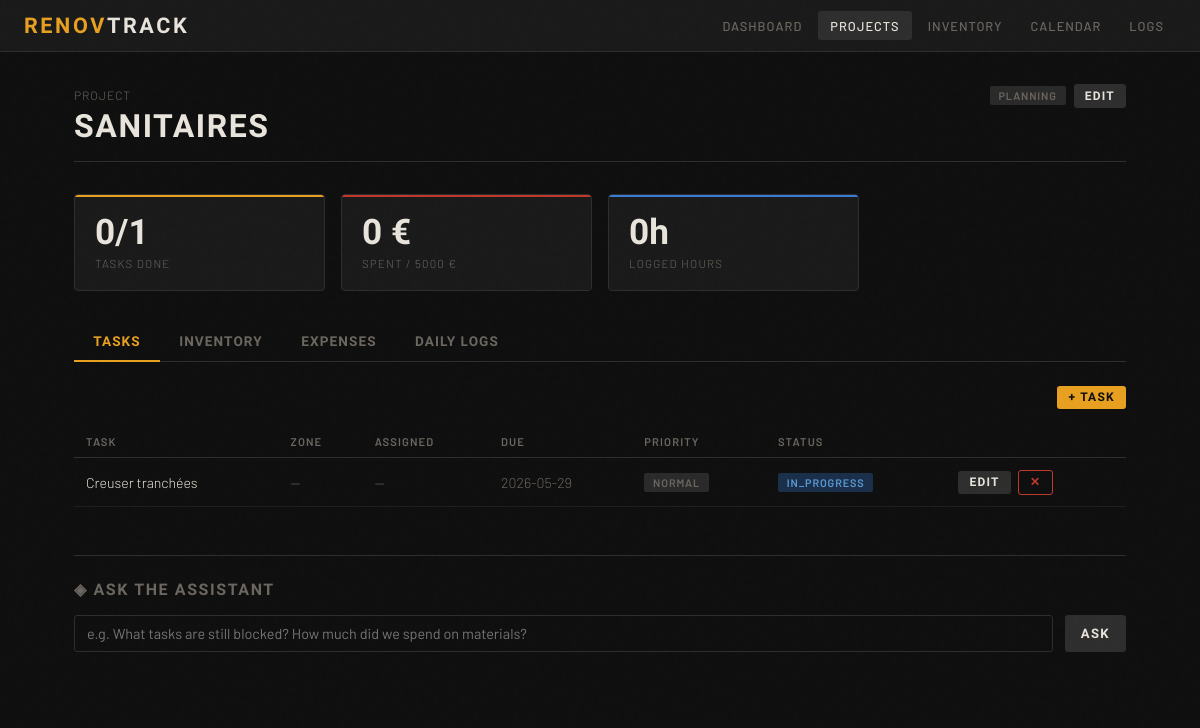
The page /projects/1 on the database as committed earlier.
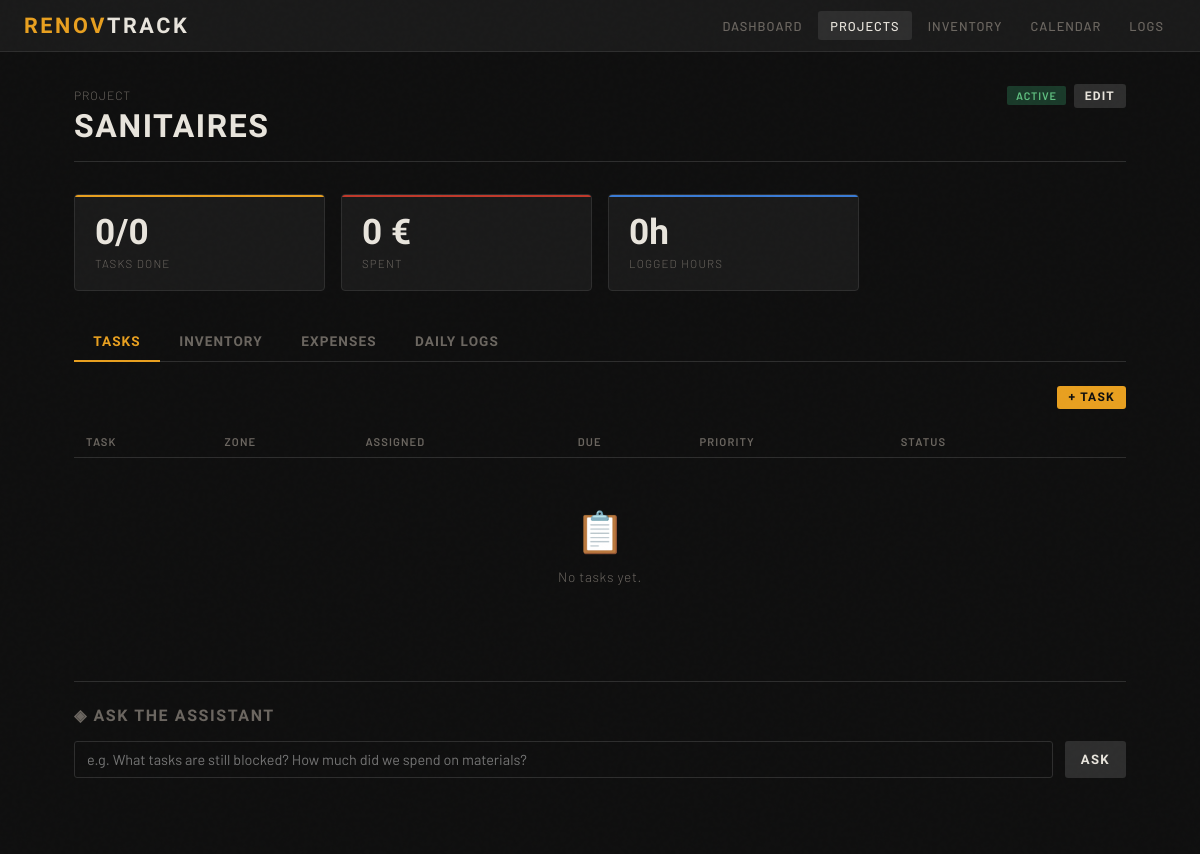
The same page on the database as committed later.
### app/models/models.py (models this page shows)
class ProjectBase(SQLModel):
    name: str
    description: Optional[str] = None
    status: str = "planning"  # planning | active | on_hold | done
    budget_total: float = 0.0
    start_date: Optional[date] = None
    estimated_end_date: Optional[date] = None

class Project(ProjectBase, table=True):
    id: Optional[int] = Field(default=None, primary_key=True)
    building_id: int = Field(foreign_key="building.id")
    created_at: datetime = Field(default_factory=datetime.utcnow)
    building: Optional[Building] = Relationship(back_populates="projects")
    zones: List["Zone"] = Relationship(back_populates="project")
    tasks: List["Task"] = Relationship(back_populates="project")
    inventory_items: List["InventoryItem"] = Relationship(back_populates="project")
    expenses: List["Expense"] = Relationship(back_populates="project")
    daily_logs: List["DailyLog"] = Relationship(back_populates="project")

class TaskBase(SQLModel):
    title: str
    description: Optional[str] = None
    status: str = "todo"  # todo | in_progress | blocked | done
    priority: str = "normal"  # low | normal | high | urgent
    assigned_to: Optional[str] = None
    due_date: Optional[date] = None

class Task(TaskBase, table=True):
    id: Optional[int] = Field(default=None, primary_key=True)
    project_id: int = Field(foreign_key="project.id")
    zone_id: Optional[int] = Field(default=None, foreign_key="zone.id")
    parent_task_id: Optional[int] = Field(default=None, foreign_key="task.id")
    created_at: datetime = Field(default_factory=datetime.utcnow)
    project: Optional[Project] = Relationship(back_populates="tasks")
    zone: Optional[Zone] = Relationship(back_populates="tasks")
    daily_logs: List["DailyLog"] = Relationship(
        back_populates="tasks_completed", link_model=DailyLogTaskLink
    )
    inventory_items: List["InventoryItem"] = Relationship(back_populates="linked_task")

### app/routers/pages.py (the view)
@router.get("/projects/{project_id}")
async def project_detail(
    project_id: int, request: Request, session: AsyncSession = Depends(get_session)
):
    project = await session.get(Project, project_id)
    if not project:
        return RedirectResponse("/")
    tasks_r = await session.execute(select(Task).where(Task.project_id == project_id))
    tasks = tasks_r.scalars().all()
    inv_r = await session.execute(
        select(InventoryItem).where(InventoryItem.project_id == project_id)
    )
    inventory = inv_r.scalars().all()
    exp_r = await session.execute(
        select(Expense)
        .where(Expense.project_id == project_id)
        .order_by(Expense.date.desc())
    )
    expenses = exp_r.scalars().all()
    logs_r = await session.execute(
        select(DailyLog)
        .where(DailyLog.project_id == project_id)
        .order_by(DailyLog.date.desc())
    )
    logs = logs_r.scalars().all()
    task_counts = {}
    for t in tasks:
        task_counts[t.status] = task_counts.get(t.status, 0) + 1
    total_spent = sum(e.amount for e in expenses)
    total_hours = sum(l.time_spent_hours for l in logs)
    return templates.TemplateResponse(
        "project_detail.html",
        {
            "request": request,
            "project": project,
            "tasks": tasks,
            "inventory": inventory,
            "expenses": expenses,
            "logs": logs,
            "task_counts": task_counts,
            "task_total": len(tasks),
            "total_spent": total_spent,
            "total_hours": total_hours,
        },
    )

### app/templates/project_detail.html (shortened to what the changed rows need)
{% extends "base.html" %} {% block title %}{{ project.name }} — RenovTrack{% endblock %} {% block
content %}
<div class="page-header">
    <div>
        <div
            style="
                font-size: 0.75rem;
                color: var(--muted);
                letter-spacing: 0.08em;
                text-transform: uppercase;
                margin-bottom: 0.3rem;
            "
        >
            Project
        </div>
        <h1>{{ project.name }}</h1>
    </div>
    <div style="display: flex; gap: 0.5rem; align-items: center">
        <span class="badge badge-{{ project.status }}">{{ project.status }}</span>
        <button
            class="btn btn-secondary btn-sm"
            hx-get="/projects/{{ project.id }}/edit"
            hx-target="#modal-container"
            hx-swap="innerHTML"
        >
            Edit
        </button>
    </div>
</div>
<div class="grid-3" style="margin-bottom: 2rem">
    <div class="stat-box">
        <div class="stat-value">{{ task_counts.get('done', 0) }}/{{ task_total }}</div>
        <div class="stat-label">Tasks Done</div>
    </div>
    <div class="stat-box red">
        <div class="stat-value">{{ "%.0f"|format(total_spent) }} €</div>
        <div class="stat-label">
            Spent {% if project.budget_total %}/ {{ "%.0f"|format(project.budget_total) }} €{% endif
            %}
        </div>
    </div>
</div>
<div id="tab-tasks">
    <table>
        <thead>
            <tr>
                <th>Task</th>
                <th>Zone</th>
                <th>Assigned</th>
                <th>Due</th>
                <th>Priority</th>
                <th>Status</th>
                <th></th>
            </tr>
        </thead>
        <tbody id="tasks-list">
            {% for t in tasks %}
            <tr>
                <td>{{ t.title }}</td>
                <td style="color: var(--muted)">{{ t.zone.name if t.zone else "—" }}</td>
                <td style="color: var(--muted)">{{ t.assigned_to or "—" }}</td>
                <td style="color: var(--muted)">{{ t.due_date or "—" }}</td>
                <td>
                    <span
                        class="badge badge-{{ t.priority }}"
                        style="background: #2a2a2a; color: var(--muted)"
                        >{{ t.priority }}</span
                    >
                </td>
                <td><span class="badge badge-{{ t.status }}">{{ t.status }}</span></td>
                <td>
                    <button
                        class="btn btn-secondary btn-sm"
                        hx-get="/tasks/{{ t.id }}/edit"
                        hx-target="#modal-container"
                        hx-swap="innerHTML"
                    >
                        Edit
                    </button>
                    <button
                        class="btn btn-danger btn-sm"
                        hx-delete="/tasks/{{ t.id }}"
                        hx-confirm="Delete {{ t.title }}?"
                        hx-target="closest tr"
                        hx-swap="outerHTML"
                        style="margin-left: 0.25rem"
                    >
                        ✕
                    </button>
                </td>
            </tr>
            {% endfor %}
        </tbody>
    </table>
    {% if not tasks %}
    <div class="empty-state">
        <div class="empty-icon">📋</div>
        <p>No tasks yet.</p>
    </div>
    {% endif %}
</div>
<div style="margin-top: 3rem; border-top: 1px solid var(--border); padding-top: 1.5rem">
    <h2
        style="
            font-family: &quot;Barlow Condensed&quot;, sans-serif;
            font-size: 1rem;
            font-weight: 700;
            letter-spacing: 0.1em;
            text-transform: uppercase;
            color: var(--muted);
            margin-bottom: 1rem;
        "
    >
        ◈ Ask the Assistant
    </h2>
</div>
{% endblock %}

Rows that differ between the two databases and show on the page:
removed Task: title "Creuser tranchées", zone "—", assigned_to "—", due_date "2026-05-29", priority "NORMAL", status "IN_PROGRESS"
changed Project "SANITAIRES": status "PLANNING" → "ACTIVE"; budget_total "5000" → (not shown)
Other text that changed with them:
{{ task_total }}: "1" → "0"
text now shown: "📋 No tasks yet."
